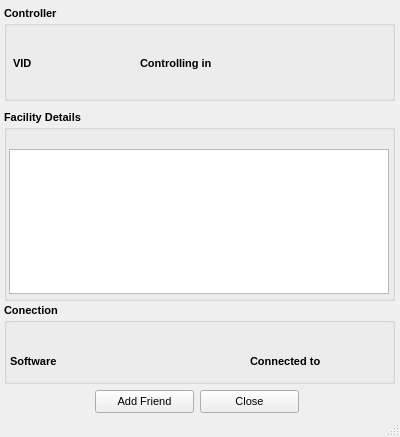
<?xml version="1.0" encoding="UTF-8"?>
<ui version="4.0">
 <class>QControllerInfo</class>
 <widget class="QMainWindow" name="QControllerInfo">
  <property name="windowModality">
   <enum>Qt::WindowModal</enum>
  </property>
  <property name="geometry">
   <rect>
    <x>0</x>
    <y>0</y>
    <width>400</width>
    <height>437</height>
   </rect>
  </property>
  <property name="sizePolicy">
   <sizepolicy hsizetype="Fixed" vsizetype="Fixed">
    <horstretch>0</horstretch>
    <verstretch>0</verstretch>
   </sizepolicy>
  </property>
  <property name="minimumSize">
   <size>
    <width>400</width>
    <height>437</height>
   </size>
  </property>
  <property name="maximumSize">
   <size>
    <width>400</width>
    <height>437</height>
   </size>
  </property>
  <property name="cursor">
   <cursorShape>PointingHandCursor</cursorShape>
  </property>
  <property name="focusPolicy">
   <enum>Qt::StrongFocus</enum>
  </property>
  <property name="windowTitle">
   <string>Controller Info</string>
  </property>
  <widget class="QWidget" name="centralwidget">
   <widget class="QLabel" name="ControllerText">
    <property name="geometry">
     <rect>
      <x>15</x>
      <y>22</y>
      <width>211</width>
      <height>16</height>
     </rect>
    </property>
    <property name="font">
     <font>
      <pointsize>8</pointsize>
      <weight>50</weight>
      <bold>false</bold>
     </font>
    </property>
    <property name="cursor">
     <cursorShape>PointingHandCursor</cursorShape>
    </property>
    <property name="text">
     <string/>
    </property>
   </widget>
   <widget class="QLabel" name="VidLabel">
    <property name="geometry">
     <rect>
      <x>13</x>
      <y>55</y>
      <width>31</width>
      <height>16</height>
     </rect>
    </property>
    <property name="font">
     <font>
      <pointsize>8</pointsize>
      <weight>75</weight>
      <bold>true</bold>
     </font>
    </property>
    <property name="cursor">
     <cursorShape>PointingHandCursor</cursorShape>
    </property>
    <property name="text">
     <string>VID</string>
    </property>
   </widget>
   <widget class="QLabel" name="VidText">
    <property name="geometry">
     <rect>
      <x>43</x>
      <y>55</y>
      <width>71</width>
      <height>16</height>
     </rect>
    </property>
    <property name="font">
     <font>
      <pointsize>8</pointsize>
      <weight>50</weight>
      <bold>false</bold>
     </font>
    </property>
    <property name="cursor">
     <cursorShape>PointingHandCursor</cursorShape>
    </property>
    <property name="text">
     <string/>
    </property>
   </widget>
   <widget class="QLabel" name="ControllingLabel">
    <property name="geometry">
     <rect>
      <x>140</x>
      <y>55</y>
      <width>91</width>
      <height>16</height>
     </rect>
    </property>
    <property name="font">
     <font>
      <pointsize>8</pointsize>
      <weight>75</weight>
      <bold>true</bold>
     </font>
    </property>
    <property name="cursor">
     <cursorShape>PointingHandCursor</cursorShape>
    </property>
    <property name="text">
     <string>Controlling in </string>
    </property>
   </widget>
   <widget class="QLabel" name="ControllingText">
    <property name="geometry">
     <rect>
      <x>140</x>
      <y>70</y>
      <width>241</width>
      <height>20</height>
     </rect>
    </property>
    <property name="font">
     <font>
      <pointsize>8</pointsize>
      <weight>50</weight>
      <bold>false</bold>
     </font>
    </property>
    <property name="cursor">
     <cursorShape>PointingHandCursor</cursorShape>
    </property>
    <property name="text">
     <string/>
    </property>
   </widget>
   <widget class="QLabel" name="Flag">
    <property name="geometry">
     <rect>
      <x>234</x>
      <y>50</y>
      <width>41</width>
      <height>21</height>
     </rect>
    </property>
    <property name="font">
     <font>
      <pointsize>8</pointsize>
      <weight>50</weight>
      <bold>false</bold>
     </font>
    </property>
    <property name="cursor">
     <cursorShape>PointingHandCursor</cursorShape>
    </property>
    <property name="text">
     <string/>
    </property>
   </widget>
   <widget class="QLabel" name="facility_freq_Text">
    <property name="geometry">
     <rect>
      <x>13</x>
      <y>124</y>
      <width>231</width>
      <height>20</height>
     </rect>
    </property>
    <property name="font">
     <font>
      <pointsize>8</pointsize>
     </font>
    </property>
    <property name="cursor">
     <cursorShape>PointingHandCursor</cursorShape>
    </property>
    <property name="text">
     <string/>
    </property>
   </widget>
   <widget class="QTextEdit" name="ATISInfo">
    <property name="geometry">
     <rect>
      <x>9</x>
      <y>149</y>
      <width>380</width>
      <height>145</height>
     </rect>
    </property>
    <property name="cursor" stdset="0">
     <cursorShape>PointingHandCursor</cursorShape>
    </property>
    <property name="autoFormatting">
     <set>QTextEdit::AutoAll</set>
    </property>
    <property name="readOnly">
     <bool>true</bool>
    </property>
    <property name="acceptRichText">
     <bool>false</bool>
    </property>
    <property name="textInteractionFlags">
     <set>Qt::NoTextInteraction</set>
    </property>
   </widget>
   <widget class="QLabel" name="TimeOnLineText">
    <property name="geometry">
     <rect>
      <x>10</x>
      <y>320</y>
      <width>121</width>
      <height>16</height>
     </rect>
    </property>
    <property name="font">
     <font>
      <pointsize>8</pointsize>
      <weight>50</weight>
      <bold>false</bold>
     </font>
    </property>
    <property name="cursor">
     <cursorShape>PointingHandCursor</cursorShape>
    </property>
    <property name="text">
     <string/>
    </property>
   </widget>
   <widget class="QLabel" name="SoftwareText">
    <property name="geometry">
     <rect>
      <x>74</x>
      <y>351</y>
      <width>131</width>
      <height>21</height>
     </rect>
    </property>
    <property name="font">
     <font>
      <pointsize>8</pointsize>
      <weight>50</weight>
      <bold>false</bold>
     </font>
    </property>
    <property name="cursor">
     <cursorShape>PointingHandCursor</cursorShape>
    </property>
    <property name="text">
     <string/>
    </property>
   </widget>
   <widget class="QLabel" name="ConnectedText">
    <property name="geometry">
     <rect>
      <x>330</x>
      <y>351</y>
      <width>31</width>
      <height>20</height>
     </rect>
    </property>
    <property name="font">
     <font>
      <pointsize>8</pointsize>
      <weight>50</weight>
      <bold>false</bold>
     </font>
    </property>
    <property name="cursor">
     <cursorShape>PointingHandCursor</cursorShape>
    </property>
    <property name="text">
     <string/>
    </property>
   </widget>
   <widget class="QPushButton" name="Close">
    <property name="geometry">
     <rect>
      <x>200</x>
      <y>390</y>
      <width>99</width>
      <height>23</height>
     </rect>
    </property>
    <property name="font">
     <font>
      <pointsize>8</pointsize>
     </font>
    </property>
    <property name="cursor">
     <cursorShape>PointingHandCursor</cursorShape>
    </property>
    <property name="text">
     <string>Close</string>
    </property>
   </widget>
   <widget class="QPushButton" name="AddFriend">
    <property name="geometry">
     <rect>
      <x>95</x>
      <y>390</y>
      <width>99</width>
      <height>23</height>
     </rect>
    </property>
    <property name="font">
     <font>
      <pointsize>8</pointsize>
     </font>
    </property>
    <property name="cursor">
     <cursorShape>PointingHandCursor</cursorShape>
    </property>
    <property name="text">
     <string>Add Friend</string>
    </property>
   </widget>
   <widget class="QLabel" name="SoftwareLabel">
    <property name="geometry">
     <rect>
      <x>10</x>
      <y>353</y>
      <width>61</width>
      <height>16</height>
     </rect>
    </property>
    <property name="font">
     <font>
      <pointsize>8</pointsize>
      <weight>75</weight>
      <bold>true</bold>
     </font>
    </property>
    <property name="cursor">
     <cursorShape>PointingHandCursor</cursorShape>
    </property>
    <property name="text">
     <string>Software</string>
    </property>
   </widget>
   <widget class="QLabel" name="ConnectedLabel">
    <property name="geometry">
     <rect>
      <x>250</x>
      <y>351</y>
      <width>91</width>
      <height>20</height>
     </rect>
    </property>
    <property name="font">
     <font>
      <pointsize>8</pointsize>
      <weight>75</weight>
      <bold>true</bold>
     </font>
    </property>
    <property name="cursor">
     <cursorShape>PointingHandCursor</cursorShape>
    </property>
    <property name="text">
     <string>Connected to</string>
    </property>
   </widget>
   <widget class="QLabel" name="rating_img">
    <property name="geometry">
     <rect>
      <x>278</x>
      <y>19</y>
      <width>105</width>
      <height>27</height>
     </rect>
    </property>
    <property name="font">
     <font>
      <pointsize>8</pointsize>
     </font>
    </property>
    <property name="cursor">
     <cursorShape>PointingHandCursor</cursorShape>
    </property>
    <property name="text">
     <string/>
    </property>
   </widget>
   <widget class="QGroupBox" name="Controller">
    <property name="geometry">
     <rect>
      <x>4</x>
      <y>6</y>
      <width>391</width>
      <height>95</height>
     </rect>
    </property>
    <property name="font">
     <font>
      <pointsize>8</pointsize>
      <weight>75</weight>
      <bold>true</bold>
     </font>
    </property>
    <property name="cursor">
     <cursorShape>PointingHandCursor</cursorShape>
    </property>
    <property name="title">
     <string>Controller</string>
    </property>
   </widget>
   <widget class="QGroupBox" name="FacilityDetails">
    <property name="geometry">
     <rect>
      <x>4</x>
      <y>110</y>
      <width>391</width>
      <height>191</height>
     </rect>
    </property>
    <property name="font">
     <font>
      <pointsize>8</pointsize>
      <weight>75</weight>
      <bold>true</bold>
     </font>
    </property>
    <property name="cursor">
     <cursorShape>PointingHandCursor</cursorShape>
    </property>
    <property name="title">
     <string>Facility Details</string>
    </property>
   </widget>
   <widget class="QGroupBox" name="Conection">
    <property name="geometry">
     <rect>
      <x>4</x>
      <y>303</y>
      <width>391</width>
      <height>81</height>
     </rect>
    </property>
    <property name="font">
     <font>
      <pointsize>8</pointsize>
      <weight>75</weight>
      <bold>true</bold>
     </font>
    </property>
    <property name="cursor">
     <cursorShape>PointingHandCursor</cursorShape>
    </property>
    <property name="title">
     <string>Conection</string>
    </property>
   </widget>
   <zorder>Conection</zorder>
   <zorder>FacilityDetails</zorder>
   <zorder>Controller</zorder>
   <zorder>ControllerText</zorder>
   <zorder>VidLabel</zorder>
   <zorder>VidText</zorder>
   <zorder>ControllingLabel</zorder>
   <zorder>ControllingText</zorder>
   <zorder>Flag</zorder>
   <zorder>facility_freq_Text</zorder>
   <zorder>ATISInfo</zorder>
   <zorder>TimeOnLineText</zorder>
   <zorder>SoftwareText</zorder>
   <zorder>ConnectedText</zorder>
   <zorder>Close</zorder>
   <zorder>AddFriend</zorder>
   <zorder>SoftwareLabel</zorder>
   <zorder>ConnectedLabel</zorder>
   <zorder>rating_img</zorder>
  </widget>
  <widget class="QStatusBar" name="statusBar"/>
 </widget>
 <resources/>
 <connections>
  <connection>
   <sender>Close</sender>
   <signal>clicked()</signal>
   <receiver>QControllerInfo</receiver>
   <slot>close()</slot>
   <hints>
    <hint type="sourcelabel">
     <x>234</x>
     <y>411</y>
    </hint>
    <hint type="destinationlabel">
     <x>183</x>
     <y>218</y>
    </hint>
   </hints>
  </connection>
 </connections>
</ui>
